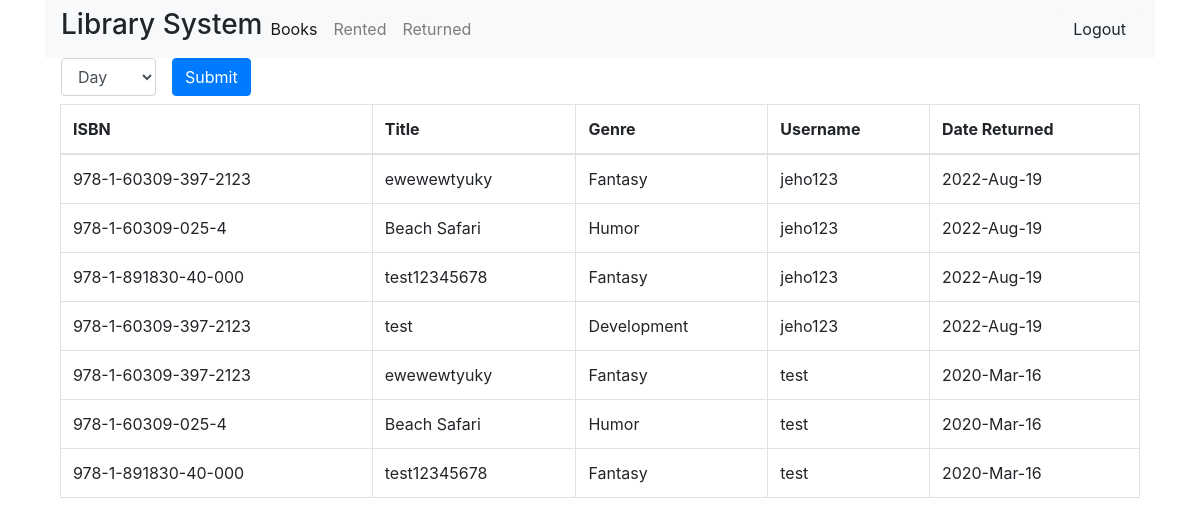
The page /pages/admin_report_rented.php on the database its author committed.
### tables this page shows
CREATE TABLE `rent` (
  `rent_id` int(11) NOT NULL,
  `book_id` int(11) NOT NULL,
  `user_id` int(11) NOT NULL,
  `status` varchar(255) NOT NULL,
  `rent_year` year(4) NOT NULL,
  `rent_month` varchar(11) NOT NULL,
  `rent_week` int(11) NOT NULL,
  `rent_day` int(11) NOT NULL,
  `return_day` int(11) NOT NULL,
  `return_year` year(4) NOT NULL,
  `return_month` varchar(11) NOT NULL,
  `return_week` int(11) NOT NULL,
  `returned_day` int(11) NOT NULL
);

CREATE TABLE `books` (
  `book_id` int(11) NOT NULL,
  `ISBN` varchar(255) NOT NULL,
  `title` varchar(255) NOT NULL,
  `genre` varchar(255) NOT NULL,
  `status` varchar(255) NOT NULL,
  `date_added` date NOT NULL
);

CREATE TABLE `users` (
  `user_id` int(11) NOT NULL,
  `type` varchar(15) NOT NULL,
  `fname` varchar(255) NOT NULL,
  `lname` varchar(255) NOT NULL,
  `username` varchar(255) NOT NULL,
  `password` varchar(255) NOT NULL,
  `status` varchar(20) NOT NULL,
  `created` date NOT NULL
);

### pages/admin_report_rented.php (the view, shortened to what this page needs)
<!DOCTYPE html>
<html>
<head>
	<?php
		include '../elements/meta.php';
		include '../actions/dbconn.php';
		$sql = "SELECT b.book_id, b.ISBN, b.title, r.rent_year,  r.rent_month,  r.rent_day, u.user_id, u.username, b.genre FROM rent as r INNER JOIN users as u ON r.user_id = u.user_id INNER JOIN books as b ON b.book_id = r.book_id WHERE r.rent_year != 0000";
		if(isset($_SESSION['filter_query'])){
			$result = $conn->query($_SESSION['filter_query']);
			unset($_SESSION['filter_query']);
		} else{
			$result = $conn->query($sql);
		}
	?>
</head>
<body>
		<div class="container">
			<?php include '../elements/header.php'; ?>
			<form class="form-inline" action="../actions/process.php" method="post">
			  <div class="form-group mx-sm-3 mb-2">
			    <select class="form-control" name="rent_filter">
			    	<option>Day</option>
			    </select>
			  </div>
			  <button type="submit" class="btn btn-primary mb-2">Submit</button>
			</form>
			<div class="container">
				<table class="table table-bordered">
				  <thead>
				    <tr>
				      <th scope="col">ISBN</th>
				      <th scope="col">Title</th>
				      <th scope="col">Genre</th>
				      <th scope="col">Username</th>
				      <th scope="col">Date Returned</th>
				    </tr>
				  </thead>
				  <?php
				  	 while($row = $result->fetch_assoc()): ?>
				  	 	<tr>
				  	 		<td><?php echo $row['ISBN']; ?></td>
				  	 		<td><?php echo $row['title']; ?></td>
				  	 		<td><?php echo $row['genre']; ?></td>
				  	 		<td><?php echo $row['username']; ?></td>
				  	 		<td><?php echo $row['rent_year'].'-'.$row['rent_month'].'-'.$row['rent_day']; ?></td>
				  	 	</tr>
				  <?php endwhile; ?>
				</table>
			</div>
		</div>
</body>
</html>

### assets/css/styles.css (style rules this page uses)
body { max-width: 2500px; }

### rows shown on the page
rent: book.ISBN "978-1-60309-397-2123", book.title "ewewewtyuky", book.genre "Fantasy", user.username "jeho123", rent_year "2022", rent_month "Aug", rent_day "19"
rent: book.ISBN "978-1-60309-025-4", book.title "Beach Safari", book.genre "Humor", user.username "jeho123", rent_year "2022", rent_month "Aug", rent_day "19"
rent: book.ISBN "978-1-891830-40-000", book.title "test12345678", book.genre "Fantasy", user.username "jeho123", rent_year "2022", rent_month "Aug", rent_day "19"
rent: book.ISBN "978-1-60309-397-2123", book.title "test", book.genre "Development", user.username "jeho123", rent_year "2022", rent_month "Aug", rent_day "19"
rent: book.ISBN "978-1-60309-397-2123", book.title "ewewewtyuky", book.genre "Fantasy", user.username "test", rent_year "2020", rent_month "Mar", rent_day "16"
rent: book.ISBN "978-1-60309-025-4", book.title "Beach Safari", book.genre "Humor", user.username "test", rent_year "2020", rent_month "Mar", rent_day "16"
rent: book.ISBN "978-1-891830-40-000", book.title "test12345678", book.genre "Fantasy", user.username "test", rent_year "2020", rent_month "Mar", rent_day "16"
